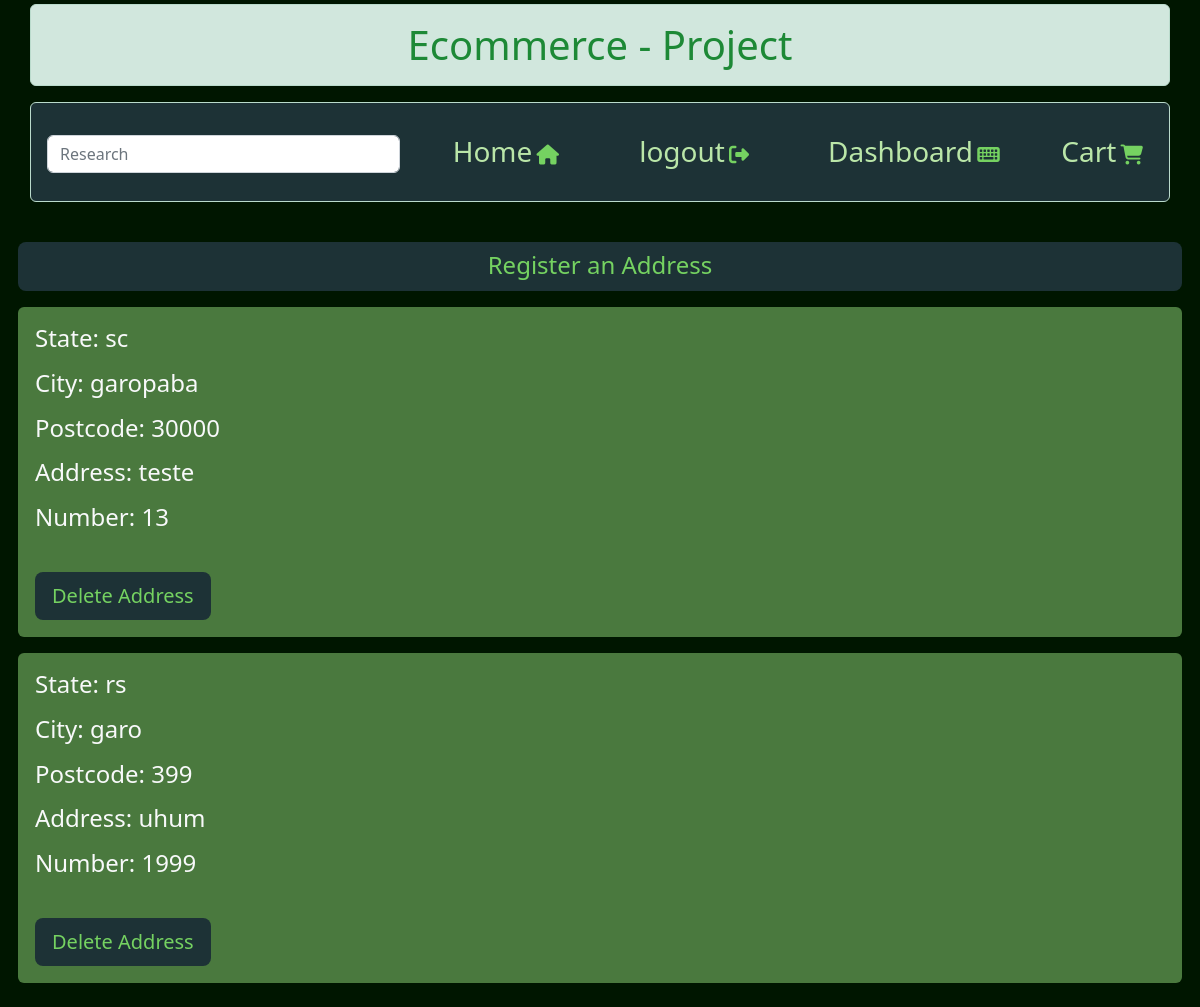
The page /account/address/ (signed in) on the database its author committed.
### account/models.py (models this page shows)
class Address(models.Model):
    user = models.ForeignKey(settings.AUTH_USER_MODEL, on_delete=models.CASCADE)
    address = models.CharField(max_length=255)
    number = models.IntegerField()
    state = models.CharField(max_length=255)
    post_code    = models.CharField(max_length=255)
    city = models.CharField(max_length=255)

### account/views.py (the view)
# urls.py: path('address/', views.address, name='address'),
def address(request):
    if request.user.is_authenticated:
        addresses = Address.objects.filter(user=request.user)
        return render(request, 'account/address.html',
                      {'addresses': addresses})
    else:
        redirect('account:login')

### templates/account/address.html (shortened to what this page needs)
{% extends 'base.html' %}
{% block content %}
<div class="col-12">
  <div class="row">
      <button type="submit" class="btn btn-lg custom_button mt-4 "> <a class="custom-text h4 text-decoration-none" href="{% url 'account:address-register' %}">Register an Address</a></button>
  </div>
  <div class="row mt-3 h4 text-light">
    {% for address_object in addresses %}
    <div class="alert main_css" role="alert">
        <p>State: {{address_object.state}}</p>
        <p>City: {{address_object.city}}</p>
        <p>Postcode: {{address_object.post_code}}</p>
        <p>Address: {{address_object.address}}</p>
        <p>Number: {{address_object.number}}</p>
        <button type="button" class="btn btn-lg custom_button mt-4"><a class="custom-text text-decoration-none" href="{% url 'account:address_delete' address_object.id %}">Delete Address</a></button>
    </div>
    {% endfor %}
  </div>
</div>
{% endblock %}

### static/main.css (style rules this page uses)
body, html { background: #001600!important; }
.main_css { background: #4a793e!important; }
.custom_button { background: #1d3236 !important; }
.custom-text { color:#75d261!important; }

### rows shown on the page
Address: state "sc", city "garopaba", post_code "30000", address "teste", number "13"
Address: state "rs", city "garo", post_code "399", address "uhum", number "1999"
